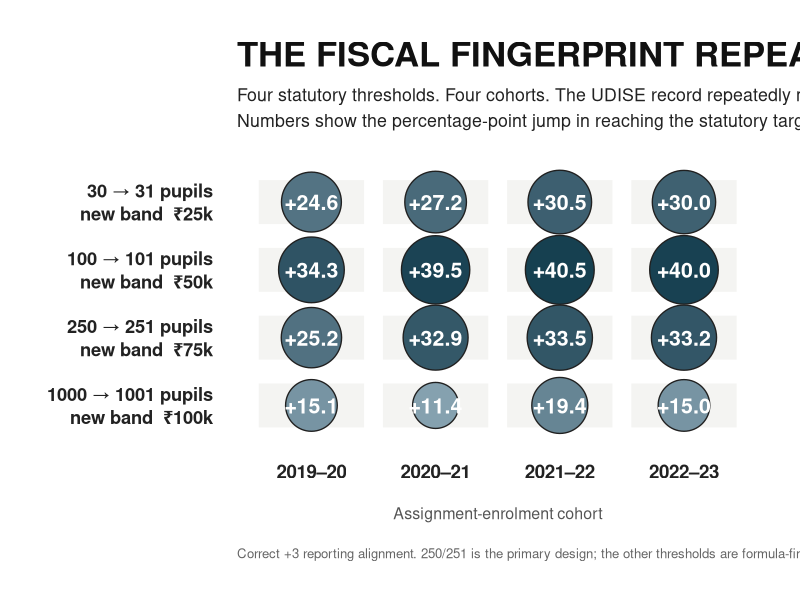
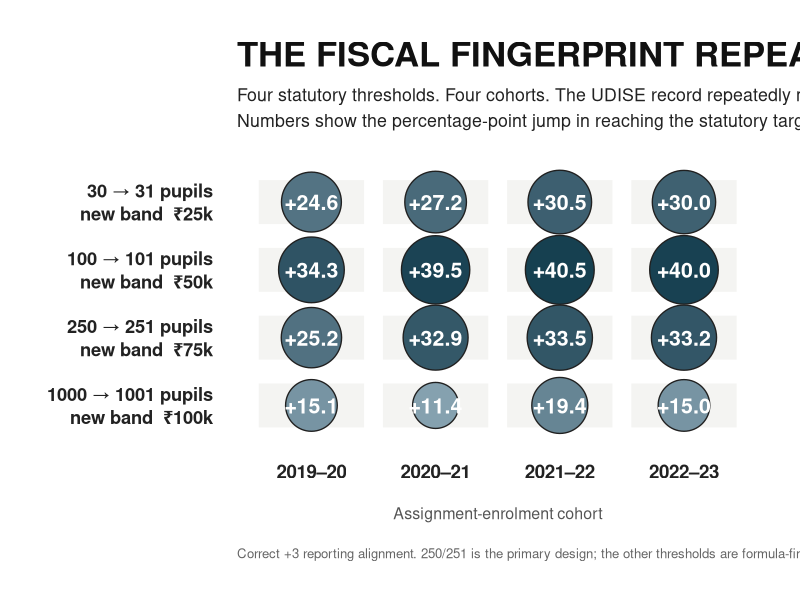

Write R code to recreate these figures, in order.
suppressPackageStartupMessages({
  library(ggplot2)
  library(dplyr)
  library(tibble)
})

d <- tribble(
  ~threshold, ~target, ~cohort, ~jump,
  "30 → 31", "₹25k", "2019–20", 24.58,
  "30 → 31", "₹25k", "2020–21", 27.22,
  "30 → 31", "₹25k", "2021–22", 30.52,
  "30 → 31", "₹25k", "2022–23", 30.03,
  "100 → 101", "₹50k", "2019–20", 34.27,
  "100 → 101", "₹50k", "2020–21", 39.46,
  "100 → 101", "₹50k", "2021–22", 40.51,
  "100 → 101", "₹50k", "2022–23", 39.99,
  "250 → 251", "₹75k", "2019–20", 25.21,
  "250 → 251", "₹75k", "2020–21", 32.88,
  "250 → 251", "₹75k", "2021–22", 33.46,
  "250 → 251", "₹75k", "2022–23", 33.24,
  "1000 → 1001", "₹100k", "2019–20", 15.07,
  "1000 → 1001", "₹100k", "2020–21", 11.36,
  "1000 → 1001", "₹100k", "2021–22", 19.44,
  "1000 → 1001", "₹100k", "2022–23", 15.02
) %>%
  mutate(
    threshold_label = paste0(threshold, " pupils\nnew band  ", target),
    threshold_label = factor(
      threshold_label,
      levels = rev(c(
        "30 → 31 pupils\nnew band  ₹25k",
        "100 → 101 pupils\nnew band  ₹50k",
        "250 → 251 pupils\nnew band  ₹75k",
        "1000 → 1001 pupils\nnew band  ₹100k"
      ))
    ),
    cohort = factor(cohort, levels = c("2019–20", "2020–21", "2021–22", "2022–23")),
    label = sprintf("+%.1f", jump)
  )

p <- ggplot(d, aes(x = cohort, y = threshold_label)) +
  geom_tile(width = 0.92, height = 0.78, fill = "#F4F4F2", colour = "white", linewidth = 3) +
  geom_point(aes(size = jump, fill = jump), shape = 21, colour = "#202020", stroke = 0.7) +
  geom_text(aes(label = label), colour = "white", fontface = "bold", size = 5.4) +
  scale_size_continuous(range = c(13, 23), limits = c(10, 42), guide = "none") +
  scale_fill_gradient(low = "#8AA6B4", high = "#0F3B4C", limits = c(10, 42), guide = "none") +
  labs(
    title = "THE FISCAL FINGERPRINT REPEATS",
    subtitle = "Four statutory thresholds. Four cohorts. The UDISE record repeatedly moves toward the new grant band.\nNumbers show the percentage-point jump in reaching the statutory target at the correctly aligned record.",
    x = "Assignment-enrolment cohort",
    y = NULL,
    caption = "Correct +3 reporting alignment. 250/251 is the primary design; the other thresholds are formula-fingerprint tests."
  ) +
  theme_minimal(base_family = "sans", base_size = 13) +
  theme(
    panel.grid = element_blank(),
    axis.text.x = element_text(size = 13.5, face = "bold", colour = "#222222", margin = margin(t = 10)),
    axis.text.y = element_text(size = 13.2, face = "bold", colour = "#222222", lineheight = 1.05, margin = margin(r = 14)),
    axis.title.x = element_text(size = 11.5, colour = "#555555", margin = margin(t = 18)),
    plot.title = element_text(size = 25, face = "bold", colour = "#111111", margin = margin(b = 10)),
    plot.subtitle = element_text(size = 12.8, colour = "#222222", lineheight = 1.2, margin = margin(b = 22)),
    plot.caption = element_text(size = 9.5, colour = "#666666", hjust = 0, margin = margin(t = 18)),
    plot.margin = margin(30, 30, 28, 34)
  ) +
  coord_cartesian(clip = "off")

out_dir <- "studies/composite_school_grant/figures/rendered"
dir.create(out_dir, recursive = TRUE, showWarnings = FALSE)

ggsave(file.path(out_dir, "csg_formula_fingerprint_R.png"), p,
       width = 12.8, height = 7.8, units = "in", dpi = 320, bg = "white")
ggsave(file.path(out_dir, "csg_formula_fingerprint_R.svg"), p,
       width = 12.8, height = 7.8, units = "in", bg = "white")
